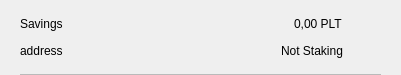
<?xml version="1.0" encoding="UTF-8"?>
<ui version="4.0">
 <class>CSRow</class>
 <widget class="QWidget" name="CSRow">
  <property name="geometry">
   <rect>
    <x>0</x>
    <y>0</y>
    <width>401</width>
    <height>75</height>
   </rect>
  </property>
  <property name="windowTitle">
   <string>Form</string>
  </property>
  <layout class="QVBoxLayout" name="verticalLayout">
   <property name="spacing">
    <number>0</number>
   </property>
   <property name="leftMargin">
    <number>20</number>
   </property>
   <property name="topMargin">
    <number>10</number>
   </property>
   <property name="rightMargin">
    <number>20</number>
   </property>
   <property name="bottomMargin">
    <number>0</number>
   </property>
   <item>
    <widget class="QWidget" name="info" native="true">
     <property name="minimumSize">
      <size>
       <width>0</width>
       <height>0</height>
      </size>
     </property>
     <layout class="QHBoxLayout" name="horizontalLayout_3">
      <property name="leftMargin">
       <number>0</number>
      </property>
      <property name="topMargin">
       <number>0</number>
      </property>
      <property name="rightMargin">
       <number>0</number>
      </property>
      <property name="bottomMargin">
       <number>10</number>
      </property>
      <item>
       <widget class="QWidget" name="container" native="true">
        <property name="minimumSize">
         <size>
          <width>0</width>
          <height>0</height>
         </size>
        </property>
        <layout class="QVBoxLayout" name="verticalLayout_2">
         <property name="spacing">
          <number>0</number>
         </property>
         <property name="leftMargin">
          <number>0</number>
         </property>
         <property name="topMargin">
          <number>0</number>
         </property>
         <property name="rightMargin">
          <number>0</number>
         </property>
         <property name="bottomMargin">
          <number>0</number>
         </property>
         <item>
          <layout class="QHBoxLayout" name="horizontalLayout">
           <item>
            <widget class="QLabel" name="labelName">
             <property name="text">
              <string>Savings</string>
             </property>
            </widget>
           </item>
           <item>
            <spacer name="horizontalSpacer">
             <property name="orientation">
              <enum>Qt::Horizontal</enum>
             </property>
             <property name="sizeHint" stdset="0">
              <size>
               <width>40</width>
               <height>20</height>
              </size>
             </property>
            </spacer>
           </item>
           <item>
            <widget class="QLabel" name="labelAmount">
             <property name="text">
              <string>0,00 PLT</string>
             </property>
            </widget>
           </item>
          </layout>
         </item>
         <item>
          <layout class="QHBoxLayout" name="horizontalLayout_2">
           <item>
            <widget class="QLabel" name="labelAddress">
             <property name="text">
              <string>address</string>
             </property>
            </widget>
           </item>
           <item>
            <spacer name="horizontalSpacer_2">
             <property name="orientation">
              <enum>Qt::Horizontal</enum>
             </property>
             <property name="sizeHint" stdset="0">
              <size>
               <width>40</width>
               <height>20</height>
              </size>
             </property>
            </spacer>
           </item>
           <item>
            <widget class="QLabel" name="labelStaking">
             <property name="text">
              <string>Not Staking</string>
             </property>
            </widget>
           </item>
          </layout>
         </item>
        </layout>
       </widget>
      </item>
      <item alignment="Qt::AlignHCenter|Qt::AlignVCenter">
       <widget class="QPushButton" name="pushButtonMenu">
        <property name="minimumSize">
         <size>
          <width>24</width>
          <height>24</height>
         </size>
        </property>
        <property name="maximumSize">
         <size>
          <width>32</width>
          <height>32</height>
         </size>
        </property>
        <property name="styleSheet">
         <string notr="true">border:none; background-color:transparent;</string>
        </property>
        <property name="text">
         <string/>
        </property>
        <property name="icon">
         <iconset resource="resource.qrc">
          <normaloff>://ic-menu-hover</normaloff>://ic-menu-hover</iconset>
        </property>
        <property name="iconSize">
         <size>
          <width>24</width>
          <height>24</height>
         </size>
        </property>
       </widget>
      </item>
     </layout>
    </widget>
   </item>
   <item>
    <widget class="QLabel" name="lblDivisory">
     <property name="minimumSize">
      <size>
       <width>0</width>
       <height>1</height>
      </size>
     </property>
     <property name="maximumSize">
      <size>
       <width>16777215</width>
       <height>1</height>
      </size>
     </property>
     <property name="styleSheet">
      <string notr="true">background-color:#bababa;</string>
     </property>
     <property name="text">
      <string/>
     </property>
     <property name="alignment">
      <set>Qt::AlignBottom|Qt::AlignLeading|Qt::AlignLeft</set>
     </property>
    </widget>
   </item>
  </layout>
 </widget>
 <resources/>
 <connections/>
</ui>
